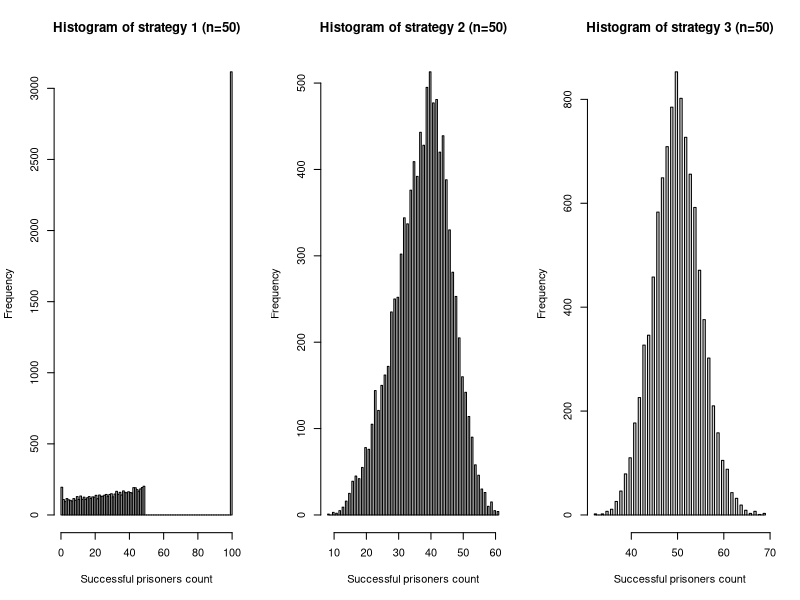
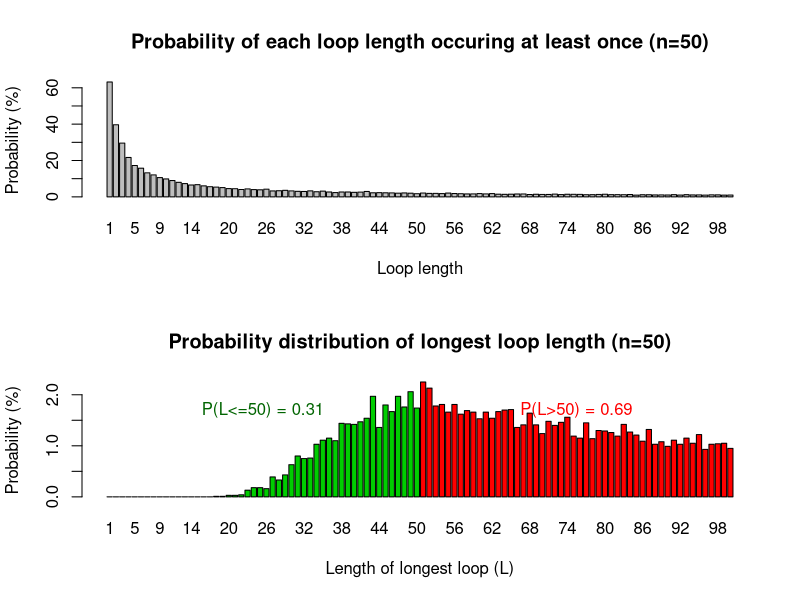

The R source for these figures, in order:
# Statistical Programming Coursework 2

# Members and contributions ---------------------------------------------------------------
## 1. Stefi Tirkova (s1713754) : Q4, Q5, Q6, comments
## 2. Passara Chanchotisatien (s2255740): Q1, Q2, Q3, Q4, comments

# GitHub repo:
# https://github.com/passaraink/practical2_statistical_programming

# CODE DESCRIPTION

# The purpose of this code is to stimulate the prisoner problem which is defined as follows (from coursework spec):
  # • 2n prisoners each have a unique prisoner number from 1 to 2n.
  # • The prison contains a room in which there are 2n boxes, each with a unique number from 1 to 2n painted
  # on its lid.
  # • 2n cards, each printed with a unique number from 1 to 2n, are randomly placed one in each box.
  # • The prisoners have the task of finding the card with their number on it by opening a maximum on n boxes.
  # • After each prisoner’s go, the room is returned exactly to its original state and the prisoner is not allowed to
  # communicate with prisoners yet to have their go.
  # • If all prisoners succeed in finding their number, then they all go free.

# This code calculates the probability of prisoners going free if they follow one of 3 possible strategies (from coursework spec):
  # Strategy 1: The prisoner starts at the box with their number on it, opens it and reads the number on the card: k, say. If k
  # is not their prisoner number, they go to box number k, open it and repeat the process until they have either
  # found the card with their number on it, or opened n boxes without finding it.
  # Strategy 2: As strategy 1, but starting from a randomly selected box.
  # Strategy 3: They open n boxes at random, checking each card for their number.



is_successful <- function(n, pris_n, card_num, strategy) {
  # This function checks whether a prisoner is successful in finding their prisoner number or not
  
  # This is a helper function
  ## This function is called inside get_pall_success_vec and pone
  
  # @param n (integer): 2n is the number of prisoners/boxes/cards
  # @param pris_n (integer): current prisoner number
  # @param card_num (vector): of length 2n containing unique  random numbers form 1 to 2n
  #        and represents the numbers on the card inside the boxes
  # @param strategy (integer): one of the 3 strategies to follow
  
  # @return an integer either 0 or 1, where 0 means that the prisoner was unsuccessful
  # and 1 means the prisoner was successful in finding their number
  
  # in strategy 3, we generate a vector containing unique numbers from 1 to n (as prisoner 
  # can only open n boxes)
  if(strategy == 3) {
    # if their prisoner number is inside the vector, then it means they would have found their number
    # the function returns 1 as they are successful
    if (pris_n %in% sample(card_num,n)){ return(1) }
    # if not, they were unsuccessful and the function returns 0
    else{ return(0)} 
  } 
  
  # at the start the prisoner has opened 0 boxes
  boxes_opened <- 0
  
  # intitialise the first box to open according to the strategy (1 or 2)
  current_box_num <- if (strategy == 1) pris_n else if (strategy == 2) sample(as.integer(2*n), 1)
  # as long as the number of boxes opened by the prisoner is less than n, the prisoner will continue
  # opening the next box with the same number as the number written on the card
  while(boxes_opened < n) {
    # the prisoner finds the card with their prisoner number. This means they are successful
    # and the function returns 1.
    if(card_num[current_box_num] == pris_n) { return(1) }
    # if the card inside the box they opened does not contain their prisoner number, they continue..
    # number of boxes opened is incremented by 1
    boxes_opened <- boxes_opened + 1
    # the prisoner next opens the box with the same number as the number they saw on the card
    current_box_num <- card_num[current_box_num]
  }
  # they have opened n boxes and still have not found their prisoner number; therefore,
  # the function returns 0
  return (0)  
}



get_pall_success_vec <- function(n, strategy, nreps) {
  
  # simulates the prisoner problem nreps times and keeps track of how many successful prisoners
  # are there in each trial
  
  # This is a helper function
  ## This function is called inside pall
  
  # @param n (integer): 2n is the number of prisoners/boxes/cards in each simulation
  # @param strategy (integer): one of the 3 strategies to follow
  # @param nreps (integer): number of replicate simulations to run
  
  # @return success_vec (vector): consisting of nreps elements. The vector stores how many
  # prisoners successful found their number in each trial.
  
  # a vector to keep track of how many prisoners are successful in each trial
  success_vec <- rep(0,nreps)
  # declare a variable to store 2n
  two_n <- as.integer(n+n)
  
  # run the simulation nreps times
  for(i in 1:nreps){
    # randomly generated vector which stores the card numbers inside each box number
    # (unique numbers from 1 to 2n)
    card_numbers <- sample(1:two_n)
    # a vector to store which prisoners were successful in each trial
    prisoners_success <- rep(1,two_n)
    # we do the following for each prisoner
    for(prisoner_num in 1:two_n){ 
      # call the is_successful function to see whether the prisoner was successful in finding
      # their prisoner number.
      # if they were successful the value inside prisoners_success at index prisoners number is
      # set to 1.If unsuccessful, it will be set to 0.
      prisoners_success[prisoner_num] <- is_successful(n, prisoner_num, card_numbers, strategy)
    }
    # calculate how many prisoners succeeded in current simulation by summing the successes
    # store that value in success_vec
    success_vec[i] <- sum(prisoners_success)
  }
  # return number of successful prisoners in each trial as a vector
  return(success_vec)
}



pone <- function(n, k, strategy, nreps) {
  # estimates the probability of a single prisoner finding their number by running the simulation
  # nreps times
  
  # @param n (integer): 2n is the number of prisoners/boxes/cards in each simulation
  # @param k (integer): current prisoner number
  # @param strategy (integer): one of the 3 strategies to follow
  # @param nreps (integer): number of replicate simulations to run
  
  # @return success_count/nreps (double): the probability that a single prisoner succeeds in finding
  # their prisoner number
  
  # success_count is a variable to store the number of times a prisoner was successful in finding their
  # prisoner number out of nreps trials
  success_count <- 0
  
  # we simulate this nreps times
  for(i in 1:nreps){
    # call the function is_successful and add the value returned by is_successful to success_count
    # if the prisoner was successful, success count will be incremented by 1, else 0
    success_count <- success_count + is_successful(n,k,sample(1:as.integer(n+n)), strategy)
  }
  # return the probability which is the number of successes divided by number of trials
  return((success_count / nreps))
}



pall <- function(n, strategy, nreps) {
  # estimates the probability all prisoners find their number/ the probability that they all go free
  
  # @param n (integer): 2n is the number of prisoners/boxes/cards in each simulation
  # @param strategy (integer): one of the 3 strategies to follow
  # @param nreps (integer): number of replicate simulations to run
  
  # @return probability_all_succeed (double): probability that all prisoners succeed in finding their number
  
  # call the get_pall_success_vec function and assign the value to success_vec_vector
  # which stores the number of successful prisoners in each trial of 1 to nreps trials
  success_vec <- get_pall_success_vec(n, strategy, nreps)
  # p_success = (number of simulations all prisoners succeed)/(number of simulations) 
  probability_all_succeed <- (length(success_vec[success_vec == as.integer(n+n)])/nreps)
  # return the probability that all prisoners succeed in finding their number
  return(probability_all_succeed)
}



# Here, we estimate the individual and joint success probabilities for each strategy
# for when n = 5 and n = 50.

num_trials = 10000

# one prisoner succeeding in finding their number
print("Estimating the probability of a single prisoner succeeding:")
n = 5
print("n = 5")
cat("Strategy 1 resulted in probability of ", pone(n, 3, 1,num_trials), ".",sep="")
cat("Strategy 2 resulted in probability of ", pone(n, 3, 2,num_trials), ".",sep="")
cat("Strategy 3 resulted in probability of ", pone(n, 3, 3,num_trials), ".",sep="")

n = 50
cat("Strategy 1 resulted in probability of ", pone(n, 34, 1,num_trials), ".",sep="")
cat("Strategy 2 resulted in probability of ", pone(n, 34, 2,num_trials), ".",sep="")
cat("Strategy 3 resulted in probability of ", pone(n, 34, 3,num_trials), ".",sep="")


# all prisoners succeeding in finding their number
print("Estimating the probability of all prisoners succeeding:")
n = 5
cat("Strategy 1 resulted in probability of ", unlist(pall(n,1,num_trials)[1]), ".",sep="")
cat("Strategy 2 resulted in probability of ", unlist(pall(n,2,num_trials)[1]), ".",sep="")
cat("Strategy 3 resulted in probability of ", unlist(pall(n,3,num_trials)[1]), ".",sep="")

n = 50
cat("Strategy 1 resulted in probability of ", pall(n,1,num_trials), ".",sep="")
cat("Strategy 2 resulted in probability of ", pall(n,2,num_trials), ".",sep="")
cat("Strategy 3 resulted in probability of ", pall(n,3,num_trials), ".",sep="")


# In this section, we elaborate why the results are surprising.

## From running the simulations, we are able to see that one of the three strategies works
# surprisingly - strategy 1 which gives an approximate 31% chance of all
# prisoners succeeding in finding their numbers. 
# We found this surprising because we know that the probability of one prisoner succeeding is 0.5. 
# Say if n = 50, and if we were to think about this naively, to find the probability of all prisoners succeeding, 
# we would do the following calculation:
# P(success) = (0.5)^100 (where n = 50), 
# which would give us an extremely extremely low probability (almost zero). 
# That is why it is surprising to find out that there is a strategy that gives
# 31% chance of all prisoners succeeding. When we calculate the probability using the 3rd
# strategy, the probability of each prisoner succeeding is independent of each other. However,
# when we use Strategy 1, that is no longer the case.

# Below we can see the difference in probabilities and number of successful prisoners between 
# Strategy 1 and Strategy 3. We visualize the frequencies of each number of successful prisoners
# below for strategies 1, 2, and 3 in the form of histograms.

# save results to plot later
strategy_1_all50 <- get_pall_success_vec(n,1,num_trials)
strategy_2_all50 <- get_pall_success_vec(n,2,num_trials)
strategy_3_all50 <- get_pall_success_vec(n,3,num_trials)

# PLEASE MAKE SURE TO OPEN PLOTS IN LARGE ENOUGH WINDOW IN ORDER TO SEE THEM PROPERLY
# NOTE: these figures might be overwritten by later figures, please rerun following 4 lines if you want to see the figures again

par(mfrow=c(1,3))
hist(strategy_1_all50, breaks=100, xlab="Successful prisoners count", main = "Histogram of strategy 1 (n=50)")
hist(strategy_2_all50, breaks=100, xlab="Successful prisoners count", main = "Histogram of strategy 2 (n=50)")
hist(strategy_3_all50, breaks=100, xlab="Successful prisoners count", main = "Histogram of strategy 3 (n=50)")

# We see that in strategy 1, either all prisoners win together or the majority loses together.
# Whereas in strategy 3, it is half and half (mostly between 40-60 successful prisoners).





get_loop_len <- function(start_box, random_shuffle, boxes_is_visited){
  # computes the length of a loop in a random shuffling of cards in boxes given a starting box and
  # records which boxes have been visited during the loop
  
  # This is a helper function
  
  # @param start_box (integer): the first box in the loop to open
  # @param random_shuffle (integer vector): a random shuffling of cards in boxes 
  # @param boxes_is_visited (binary vector): vector of boxes visited so far, 
  #        0 or 1 at index x means box x has not or has been visited, respectively
  
  # @return (list): a list, where the first element is the length of the current loop 
  #         and the second is the updated vector of visited boxes that reflects all the newly visited boxes during the loop 
  
  loop_len <- 1
  boxes_is_visited[start_box] <- 1
  current_box <- start_box
  # iterate while the loop is not closed (i.e. the card in the current box is not the same as the number of the starting box)
  while (random_shuffle[current_box] != start_box){
    # update the current box number to the the number on the card in the previous box
    current_box <- random_shuffle[current_box]
    # increase loop length by 1
    loop_len <- loop_len + 1
    # update visited boxes
    boxes_is_visited[current_box] <- 1
  }
  return (list(loop_len, boxes_is_visited))
  
}




dloop <- function(n, nreps){
  # computes the probability that at a loop of length from 1 to 2n occurs at least once in a random shuffling of cards in boxes
  
  # @param n (integer): 2n is the number of prisoners/boxes/cards in each simulation
  # @param nreps (integer): number of replicate simulations to run
  
  # @return probs (double vector): vector of length 2n, where probs[x] is the probability of loop of length x occuring at least once
  
  
  # vector to store the number of simulations in which a loop of some length (from 1 to 2n) has been seen  
  loop_len_occurances <- rep(0,2*n)
  
  # run simulation nrep times and count occurances of each loop length
  for (i in 1:nreps){
    # binary vector to store if a loop length has occured in current simulation
    loop_len_occurs <- rep(0,2*n)
    # get a random suffling of cards from 1 to 2n 
    random_shuffle <- sample(1:(2*n))
    # binary vector to store which boxes have been visited by following the loops so far (as each box can appear in only one loop)
    boxes_is_visited <- rep(0,2*n)
    # choose a first box to open (any box would be fine to start with)
    start_box <- 1
    # while there are still some unvisited boxes, go through loops and compute their length
    while (sum(boxes_is_visited) != 2*n){
      # compute the length of current loop
      result <- get_loop_len(start_box, random_shuffle, boxes_is_visited)
      # update binary vector to reflect that current loop length has occured
      loop_len_occurs[unlist(result[1])] <-  1
      # update vector of visited boxes to relect the newly visited boxes during the current loop
      boxes_is_visited <- unlist(result[2])
      # choose a new start box by choosing the first non-visited box
      start_box <- which(boxes_is_visited == 0)[1]
    }
    # at the end of current simulation, add the occurred loop lengths to all the vector of all occurances 
    loop_len_occurances <- loop_len_occurances + loop_len_occurs
  }
  
  # convert counts to probabilites
  probs <- loop_len_occurances/nreps
  return (probs)
}

# Visualising probabilities for n=50
nreps = 10000
n = 50
probs <- dloop(n,nreps)

# PLEASE MAKE SURE TO OPEN PLOTS IN LARGE ENOUGH WINDOW IN ORDER TO SEE THEM PROPERLY
# NOTE: Following 2 figures overwrite previous ones, please rerun visualisation code if you want to see previous figures
par(mfrow=c(2,1))
barplot(probs*100, xlab="Loop length", ylab="Probability (%)", names.arg = c(1:100))
title("Probability of each loop length occuring at least once (n=50)")





longest_loop <- function(n, nreps){
  # A group of 2n prisoners will succeed with strategy 1 iff the longest loop is of length at most n
  # This function computes the probability distribution of longest loops
  
  # @param n (integer): 2n is the number of prisoners/boxes/cards in each simulation
  # @param nreps (integer): number of replicate simulations to run
  
  # @return (double vector): vector of length 2n, where vector[x] is the probability of loop of length x being the longest loop

  longest_loop_counts <- rep(0,2*n)
  # run simulation nrep times
  for (i in (1:nreps)){
    # get loop lengths that occur in a single simulation
    at_least_once_probs <- dloop(n, 1)
    # find longest loop (take the index of the last non-zero position in the at_least_once_probs vector)
    x <- tail(which(at_least_once_probs!= 0), 1)
    # update longest loop count
    longest_loop_counts[x] <- longest_loop_counts[x] + 1
  }
  # return vector of probabilities
  return (longest_loop_counts/nreps)
}


data_longest_loop <- longest_loop(50, 10000)


# probaility that longest loop is between 1 and 50 (aka. not longer than 50)
longest_50_prob <- sum(data_longest_loop[1:50])
cat("Probability that there is no loop longer than 50 is approximatelly ", longest_50_prob*100, "%.")
cat("This matches the result of our earlier simulation!")

# Visualising longest loop length probability distribution
# use different colours for values <=50 and >50
# PLEASE MAKE SURE TO OPEN PLOTS IN LARGE ENOUGH WINDOW IN ORDER TO SEE THEM PROPERLY
colours <- c(rep("green3",50), rep("red",50)) 
barplot(data_longest_loop*100, names.arg = c(1:100), col= colours, 
        xlab="Length of longest loop (L)", ylab="Probability (%)")
title("Probability distribution of longest loop length (n=50)")
text(x=30,y=1.7,labels="P(L<=50) = 0.31", col="darkgreen")
text(x=90,y=1.7,labels="P(L>50) = 0.69", col="red")

